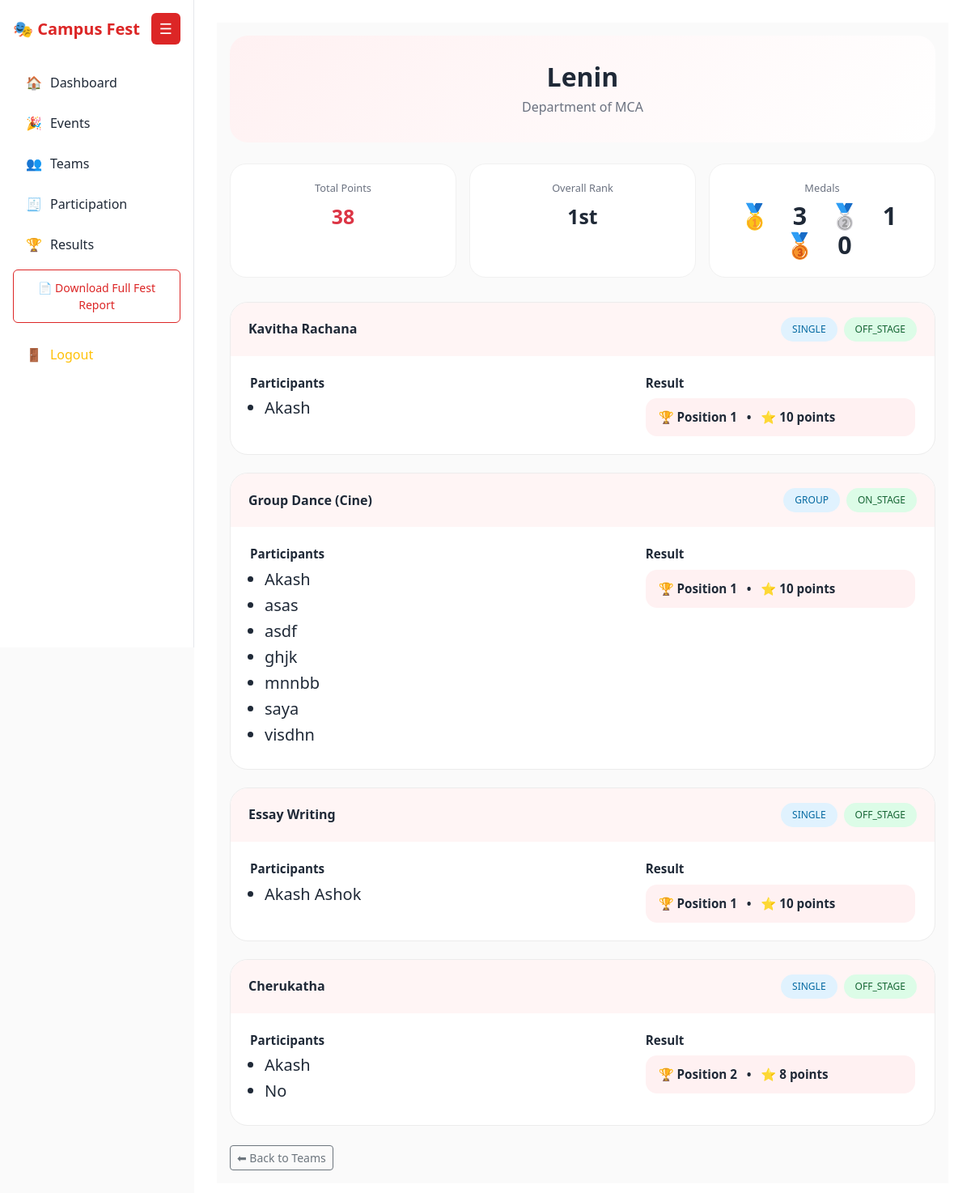
/ad/teams/1/, run on the app's committed database.
### app/models.py (models this page shows, shortened)
class Team(models.Model):
    team_name = models.CharField(max_length=150)
    department = models.CharField(max_length=100)

class Event(models.Model):
    STAGE_TYPE_CHOICES = (
        ('ON_STAGE', 'On Stage'),
        ('OFF_STAGE', 'Off Stage'),
    )
    EVENT_TYPE_CHOICES = (
        ('SINGLE', 'Single'),
        ('GROUP', 'Group'),
    )
    name = models.CharField(max_length=200, unique=True)
    stage_type = models.CharField(
        max_length=10,
        choices=STAGE_TYPE_CHOICES
    )
    event_type = models.CharField(
        max_length=10,
        choices=EVENT_TYPE_CHOICES
    )
    min_team_size = models.PositiveIntegerField(default=1)
    max_team_size = models.PositiveIntegerField(default=1)

class Result(models.Model):
    event = models.ForeignKey(
        Event,
        on_delete=models.CASCADE,
        related_name='results'
    )
    team = models.ForeignKey(
        Team,
        on_delete=models.CASCADE,
        related_name='results'
    )
    position = models.PositiveIntegerField()
    points = models.PositiveIntegerField(default=0)
    class Meta:
        unique_together = ('event', 'team')
        ordering = ['position']

### app/views.py (the view)
def team_detail(request, team_id):
    team = get_object_or_404(Team, id=team_id)
    total_points = (
        Result.objects
        .filter(team=team)
        .aggregate(tp=Coalesce(Sum('points'), 0))
        ['tp']
    )
    teams = (
        Team.objects
        .annotate(
            total_points=Coalesce(Sum('results__points'), 0)
        )
        .order_by('-total_points', 'team_name')
    )
    team_rank = 1
    for idx, t in enumerate(teams, start=1):
        if t.id == team.id:
            team_rank = idx
            break
    medal_count = Result.objects.filter(team=team).aggregate(
        gold=Coalesce(Count('id', filter=Q(position=1)), 0),
        silver=Coalesce(Count('id', filter=Q(position=2)), 0),
        bronze=Coalesce(Count('id', filter=Q(position=3)), 0),
    )
    event_data = []
    results = Result.objects.filter(team=team).select_related('event')
    for r in results:
        participants = list(
            team.participations
            .filter(event=r.event)
            .values_list('participant_name', flat=True)
        )
        event_data.append({
            'event': r.event,
            'participants': participants,
            'result': r
        })
    return render(request, 'team_detail.html', {
        'team': team,
        'total_points': total_points,
        'rank': team_rank,
        'overall_place': ordinal(team_rank),
        'medal_count': medal_count,
        'event_data': event_data
    })

### app/views.py (called while the page is built)
def ordinal(n):
    if 10 <= n % 100 <= 20:
        return f"{n}th"
    return f"{n}{ {1:'st', 2:'nd', 3:'rd'}.get(n % 10, 'th') }"

### app/templates/team_detail.html (shortened to what this page needs)
{% extends "base.html" %}
{% block content %}
<div class="container-fluid team-page">
    <section class="team-banner">
        <div class="team-banner-inner">
            <h2 class="team-name">{{ team.team_name }}</h2>
            <p class="team-dept">Department of {{ team.department }}</p>
        </div>
    </section>
    <section class="team-stats">
        <div class="stat-box">
            <span class="stat-label">Total Points</span>
            <span class="stat-number text-danger">{{ total_points }}</span>
        </div>
        <div class="stat-box">
            <span class="stat-label">Overall Rank</span>
            <span class="stat-number">{{ overall_place }}</span>
        </div>
        <div class="stat-box">
            <span class="stat-label">Medals</span>
            <span class="stat-number medals">
                🥇 {{ medal_count.gold }}
                🥈 {{ medal_count.silver }}
                🥉 {{ medal_count.bronze }}
            </span>
        </div>
    </section>
    <section class="team-events">
        {% for row in event_data %}
            <article class="event-block">
                <div class="event-title">
                    <h6>{{ row.event.name }}</h6>
                    <div class="event-tags">
                        <span class="tag blue">{{ row.event.event_type }}</span>
                        <span class="tag green">{{ row.event.stage_type }}</span>
                    </div>
                </div>
                <div class="event-content">
                    <div class="event-section">
                        <span class="section-title">Participants</span>
                        <ul class="participant-list">
                            {% for name in row.participants %}
                                <h5><li>{{ name }}</li></h5>
                            {% endfor %}
                        </ul>
                    </div>
                    <div class="event-section">
                        <span class="section-title">Result</span>
                        {% if row.result %}
                            <div class="result-pill">
                                🏆 Position {{ row.result.position }}
                                &nbsp; • &nbsp;
                                ⭐ {{ row.result.points }} points
                            </div>
                        {% else %}
                            <span class="text-muted">Not published</span>
                        {% endif %}
                    </div>
                </div>
            </article>
        {% empty %}
            <p class="text-muted">No participation records found.</p>
        {% endfor %}
    </section>
    <div class="mt-4">
        <a href="{% url 'team_list' %}" class="btn btn-outline-secondary btn-sm">
            ⬅ Back to Teams
        </a>
    </div>
</div>
{% endblock %}

### app/templates/base.html (style rules this page uses)
:root { --red:#e11d48; --red-soft:#ffe4e6; --text:#1f2937; --muted:#6b7280; --border:#e5e7eb; --bg:#fafafa; }
body { background:var(--bg); font-family:'Segoe UI',sans-serif; color:var(--text); overflow-x:hidden; }

### app/templates/team_detail.html (style rules this page uses)
:root { --red:#dc2626; --red-soft:#fff1f2; --border:#e5e7eb; }
.team-page { background:#fafafa; padding:16px; }
.team-banner { background:linear-gradient(135deg, #fff1f2, #ffffff); padding:32px 24px; border-radius:22px; margin-bottom:26px; display:flex; justify-content:center; align-items:center; text-align:center; }
.team-banner-inner { max-width:640px; }
.team-name { font-weight:700; margin-bottom:6px; }
.team-dept { color:#6b7280; margin:0; }
.team-stats { display:grid; grid-template-columns:repeat(3,1fr); gap:16px; margin-bottom:30px; }
.stat-box { background:#ffffff; border:1px solid #f1f1f1; border-radius:20px; padding:20px; text-align:center; }
.stat-label { font-size:.8rem; color:#6b7280; display:block; margin-bottom:6px; }
.stat-number { font-size:1.55rem; font-weight:700; }
.medals { font-size:1.9rem; letter-spacing:10px; line-height:1.2; }
.team-events { display:flex; flex-direction:column; gap:22px; }
.event-block { background:#ffffff; border:1px solid #ececec; border-radius:22px; overflow:hidden; }
.event-title { padding:18px 22px; background:#fff5f5; display:flex; justify-content:space-between; align-items:center; flex-wrap:wrap; }
.event-title h6 { margin:0; font-weight:600; font-size:1rem; }
.event-tags { display:flex; gap:8px; }
.tag { padding:6px 14px; border-radius:999px; font-size:.75rem; font-weight:500; }
.tag.blue { background:#e0f2fe; color:#0369a1; }
.tag.green { background:#dcfce7; color:#166534; }
.event-content { padding:22px 24px; display:grid; grid-template-columns:1.4fr 1fr; gap:22px; }
.event-section { font-size:.95rem; }
.section-title { font-weight:600; display:block; margin-bottom:8px; }
.participant-list { padding-left:18px; margin:0; }
.participant-list li { margin-bottom:4px; }
.result-pill { background:var(--red-soft); padding:12px 16px; border-radius:14px; font-weight:600; }

### data on the page
Team: team_name "Lenin", department "MCA"
Event: event.name "Kavitha Rachana", event.event_type "SINGLE", event.stage_type "OFF_STAGE", participants "Akash", result.position "1", result.points "10"
Event: event.name "Group Dance (Cine)", event.event_type "GROUP", event.stage_type "ON_STAGE", participants "Akash" "asas" "asdf" "ghjk" "mnnbb" "saya" "visdhn", result.position "1", result.points "10"
Event: event.name "Essay Writing", event.event_type "SINGLE", event.stage_type "OFF_STAGE", participants "Akash Ashok", result.position "1", result.points "10"
Event: event.name "Cherukatha", event.event_type "SINGLE", event.stage_type "OFF_STAGE", participants "Akash" "No", result.position "2", result.points "8"

### other printed values
{{ total_points }} "38"
{{ overall_place }} "1st"
{{ medal_count.gold }} "3"
{{ medal_count.silver }} "1"
{{ medal_count.bronze }} "0"
